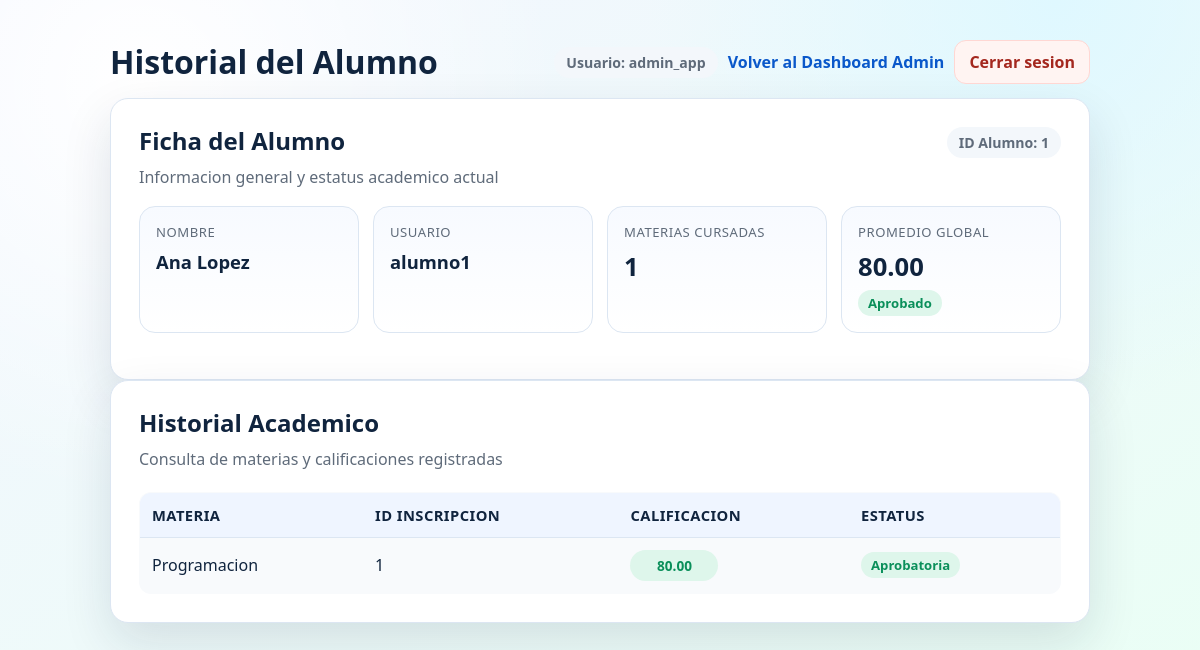
The page /alumno.php?id_alumno=1 (signed in) on the database its author committed.
### tables this page shows
CREATE TABLE IF NOT EXISTS alumnos (
    id_alumno INT AUTO_INCREMENT PRIMARY KEY,
    id_usuario INT NOT NULL UNIQUE,
    nombre VARCHAR(100) NOT NULL,
    INDEX idx_alumnos_usuario (id_usuario),
    CONSTRAINT fk_alumnos_usuario
        FOREIGN KEY (id_usuario) REFERENCES usuarios(id_usuario)
        ON UPDATE CASCADE
        ON DELETE RESTRICT
);

CREATE TABLE IF NOT EXISTS usuarios (
    id_usuario INT AUTO_INCREMENT PRIMARY KEY,
    username VARCHAR(50) NOT NULL UNIQUE,
    contrasena VARCHAR(255) NOT NULL,
    id_rol TINYINT NOT NULL,
    INDEX idx_usuarios_rol (id_rol)
);

CREATE TABLE IF NOT EXISTS materias (
    id_materia INT AUTO_INCREMENT PRIMARY KEY,
    nombre VARCHAR(100) NOT NULL UNIQUE
);

CREATE TABLE IF NOT EXISTS inscripciones (
    id_inscripcion INT AUTO_INCREMENT PRIMARY KEY,
    id_alumno INT NOT NULL,
    id_gmd INT NOT NULL,
    fecha_inscripcion DATETIME NOT NULL DEFAULT CURRENT_TIMESTAMP,
    UNIQUE KEY uq_inscripciones_alumno_gmd (id_alumno, id_gmd),
    INDEX idx_inscripciones_alumno (id_alumno),
    INDEX idx_inscripciones_gmd (id_gmd),
    CONSTRAINT fk_inscripciones_alumno
        FOREIGN KEY (id_alumno) REFERENCES alumnos(id_alumno)
        ON UPDATE CASCADE
        ON DELETE CASCADE,
    CONSTRAINT fk_inscripciones_gmd
        FOREIGN KEY (id_gmd) REFERENCES grupo_materia_docente(id_gmd)
        ON UPDATE CASCADE
        ON DELETE RESTRICT
);

CREATE TABLE IF NOT EXISTS calificaciones (
    id_inscripcion INT PRIMARY KEY,
    calificacion DECIMAL(5,2) NOT NULL,
    fecha_registro DATETIME NOT NULL DEFAULT CURRENT_TIMESTAMP,
    INDEX idx_calificaciones_calificacion (calificacion),
    CONSTRAINT fk_calificaciones_inscripcion
        FOREIGN KEY (id_inscripcion) REFERENCES inscripciones(id_inscripcion)
        ON UPDATE CASCADE
        ON DELETE CASCADE
);

### auth.php (called while the page is built, shortened)
<?php
function current_role()
{
return isset($_SESSION['rol']) ? (int)$_SESSION['rol'] : 0;
}

### alumno.php (the view, shortened to what this page needs)
<?php
include("conexion.php");
include("auth.php");
function clase_calificacion_alumno($valor)
{
return ((float)$valor < 70) ? "fail" : "pass";
}
$id = 0;
if (current_role() === 3) {
$id = isset($_SESSION['id_alumno']) ? (int)$_SESSION['id_alumno'] : 0;
} else {
$id = isset($_GET['id_alumno']) ? (int)$_GET['id_alumno'] : 0;
}
$perfil = null;
$promedioGlobalAlumno = null;
$estatusGlobalAlumno = "Sin datos";
$sqlPerfil = "SELECT
a.id_alumno,
a.nombre,
u.username,
COUNT(DISTINCT i.id_inscripcion) AS materias_cursadas,
ROUND(AVG(c.calificacion), 2) AS promedio
FROM alumnos a
INNER JOIN usuarios u ON a.id_usuario = u.id_usuario
LEFT JOIN inscripciones i ON a.id_alumno = i.id_alumno
LEFT JOIN calificaciones c ON i.id_inscripcion = c.id_inscripcion
WHERE a.id_alumno = $id
GROUP BY a.id_alumno, a.nombre, u.username";
if ($id > 0) {
$resultPerfil = $conn->query($sqlPerfil);
if ($resultPerfil && $resultPerfil->num_rows > 0) {
$perfil = $resultPerfil->fetch_assoc();
$promedioGlobalAlumno = $perfil['promedio'];
if ($promedioGlobalAlumno !== null) {
$estatusGlobalAlumno = ((float)$promedioGlobalAlumno >= 70) ? "Aprobado" : "Reprobado";
}
}
}
$result = false;
if ($id > 0) {
$sql = "SELECT a.id_alumno, a.nombre, m.nombre AS materia, i.id_inscripcion, c.calificacion
FROM alumnos a
JOIN inscripciones i ON a.id_alumno = i.id_alumno
JOIN grupo_materia_docente gmd ON i.id_gmd = gmd.id_gmd
JOIN materias m ON gmd.id_materia = m.id_materia
JOIN calificaciones c ON i.id_inscripcion = c.id_inscripcion
WHERE a.id_alumno = $id";
$result = $conn->query($sql);
}
?>
<!DOCTYPE html>
<html lang="es">
<head>
<link rel="stylesheet" href="styles.css">
</head>
<body>
<main class="page">
<div class="topbar">
<h1>Historial del Alumno</h1>
<div class="topbar-actions">
<span class="chip soft">Usuario: <?php echo htmlspecialchars($_SESSION['username'] ?? 'alumno'); ?></span>
<?php if (current_role() === 1) { ?>
<a class="link" href="admin.php">Volver al Dashboard Admin</a>
<?php } ?>
<a class="btn-ghost" href="logout.php">Cerrar sesion</a>
</div>
</div>
<?php if ($perfil) { ?>
<section class="card">
<div class="section-head">
<div>
<h2>Ficha del Alumno</h2>
<p class="subtitle">Informacion general y estatus academico actual</p>
</div>
<span class="chip soft">ID Alumno: <?php echo htmlspecialchars((string)$perfil['id_alumno']); ?></span>
</div>
<div class="summary-grid">
<div class="summary-card">
<span class="summary-label">Nombre</span>
<span class="summary-value" style="font-size:1.15rem;"><?php echo htmlspecialchars($perfil['nombre']); ?></span>
</div>
<div class="summary-card">
<span class="summary-label">Usuario</span>
<span class="summary-value" style="font-size:1.15rem;"><?php echo htmlspecialchars($perfil['username']); ?></span>
</div>
<div class="summary-card">
<span class="summary-label">Materias cursadas</span>
<span class="summary-value"><?php echo htmlspecialchars((string)$perfil['materias_cursadas']); ?></span>
</div>
<div class="summary-card">
<span class="summary-label">Promedio global</span>
<span class="summary-value"><?php echo $promedioGlobalAlumno !== null ? htmlspecialchars(number_format((float)$promedioGlobalAlumno, 2)) : "N/A"; ?></span>
<p><span class="badge <?php echo $estatusGlobalAlumno === 'Reprobado' ? 'fail' : 'ok'; ?>"><?php echo htmlspecialchars($estatusGlobalAlumno); ?></span></p>
</div>
</div>
</section>
<?php } ?>
<section class="card">
<h2>Historial Academico</h2>
<p class="subtitle">Consulta de materias y calificaciones registradas</p>
<div class="table-wrap">
<table>
<tr>
<th>Materia</th>
<th>ID Inscripcion</th>
<th>Calificacion</th>
<th>Estatus</th>
</tr>
<?php
if ($id <= 0) {
?>
<tr>
<td colspan="4">No se encontro tu identificador de alumno. Contacta al administrador.</td>
</tr>
<?php
} elseif (!$result) {
?>
<tr>
<td colspan="4">No se pudo cargar la informacion academica.</td>
</tr>
<?php
} else {
while($row=$result->fetch_assoc()){
?>
<tr>
<td><?php echo $row['materia']; ?></td>
<td><?php echo htmlspecialchars((string)$row['id_inscripcion']); ?></td>
<td>
<?php $claseCal = clase_calificacion_alumno($row['calificacion']); ?>
<span class="score-badge <?php echo $claseCal; ?>"><?php echo htmlspecialchars(number_format((float)$row['calificacion'], 2)); ?></span>
</td>
<td><span class="badge <?php echo $claseCal === 'fail' ? 'fail' : 'ok'; ?>"><?php echo $claseCal === 'fail' ? 'Reprobatoria' : 'Aprobatoria'; ?></span></td>
</tr>
<?php }
} ?>
</table>
</div>
</section>
</main>
</body>
</html>

### styles.css (style rules this page uses)
:root { --bg-1: #f3f6ff; --bg-2: #e9fff4; --surface: #ffffff; --surface-soft: #f8fafc; --text: #10243e; --muted: #5f6b7a; --primary: #0f6fff; --primary-strong: #0a58ca; --success: #0a8f5a; --danger: #c5392f; --border: #dce6f2; --shadow: 0 20px 50px rgba(15, 36, 62, 0.12); }
* { box-sizing: border-box; }
body { margin: 0; min-height: 100vh; font-family: "Segoe UI", "Helvetica Neue", sans-serif; color: var(--text); background: radial-gradient(circle at 12% 10%, #ffffff 0, transparent 32%), radial-gradient(circle at 88% 0%, #dff8ff 0, transparent 30%), linear-gradient(150deg, var(--bg-1), var(--bg-2)); }
.page { width: min(980px, 92vw); margin: 40px auto; }
.topbar { display: flex; justify-content: space-between; align-items: center; gap: 12px; margin-bottom: 14px; }
.topbar h1, .topbar h2 { margin: 0; }
.topbar-actions { display: flex; gap: 10px; align-items: center; }
.btn-ghost { display: inline-flex; align-items: center; justify-content: center; width: auto; padding: 10px 14px; border-radius: 12px; text-decoration: none; font-weight: 700; border: 1px solid #ffd7d3; color: #a4271e; background: #fff4f2; transition: transform 0.12s ease, filter 0.2s ease; }
.card { background: var(--surface); border: 1px solid var(--border); border-radius: 18px; box-shadow: var(--shadow); padding: 28px; }
h1, h2, h3 { margin: 0 0 10px; line-height: 1.2; }
.subtitle { margin: 0 0 22px; color: var(--muted); }
.table-wrap { overflow-x: auto; margin-top: 14px; }
.section-head { display: flex; justify-content: space-between; gap: 16px; align-items: flex-start; margin-bottom: 14px; }
.section-head .subtitle { margin-bottom: 0; }
.summary-grid { display: grid; grid-template-columns: repeat(auto-fit, minmax(220px, 1fr)); gap: 14px; margin: 18px 0; }
.summary-card { background: linear-gradient(180deg, #f7faff 0%, #ffffff 100%); border: 1px solid var(--border); border-radius: 16px; padding: 16px; }
.summary-label { display: block; font-size: 0.82rem; text-transform: uppercase; letter-spacing: 0.04em; color: var(--muted); margin-bottom: 8px; }
.summary-value { display: block; font-size: 1.6rem; font-weight: 800; margin-bottom: 6px; }
.summary-card p { margin: 0; color: var(--muted); }
.chip { display: inline-flex; align-items: center; gap: 6px; padding: 6px 12px; border-radius: 999px; background: #eff5ff; color: var(--primary-strong); font-size: 0.88rem; font-weight: 700; }
.chip.soft { background: #f3f7fb; color: var(--muted); }
.score-badge { display: inline-flex; align-items: center; justify-content: center; min-width: 88px; border-radius: 999px; padding: 6px 10px; font-size: 0.85rem; font-weight: 700; }
.score-badge.pass { background: #def6eb; color: #0a8f5a; }
table { width: 100%; border-collapse: collapse; background: var(--surface-soft); border: 1px solid var(--border); border-radius: 12px; overflow: hidden; }
th, td { text-align: left; padding: 12px; border-bottom: 1px solid var(--border); }
th { background: #eff5ff; font-size: 0.92rem; text-transform: uppercase; letter-spacing: 0.03em; }
tr:last-child td { border-bottom: none; }
.badge { display: inline-block; padding: 4px 10px; border-radius: 999px; font-size: 0.82rem; font-weight: 700; }
.badge.ok { background: #def6eb; color: var(--success); }
a.link { color: var(--primary-strong); text-decoration: none; font-weight: 600; }

### rows shown on the page
alumnos: id_alumno "1", nombre "Ana Lopez", id_usuario.username "alumno1", materias.nombre "Programacion", inscripciones.id_inscripcion "1", calificaciones.calificacion "80.00"

### other values the page prints
$_SESSION['username'] "admin_app"
$perfil['materias_cursadas'] "1"
$promedioGlobalAlumno "80.00"
$estatusGlobalAlumno "Aprobado"
